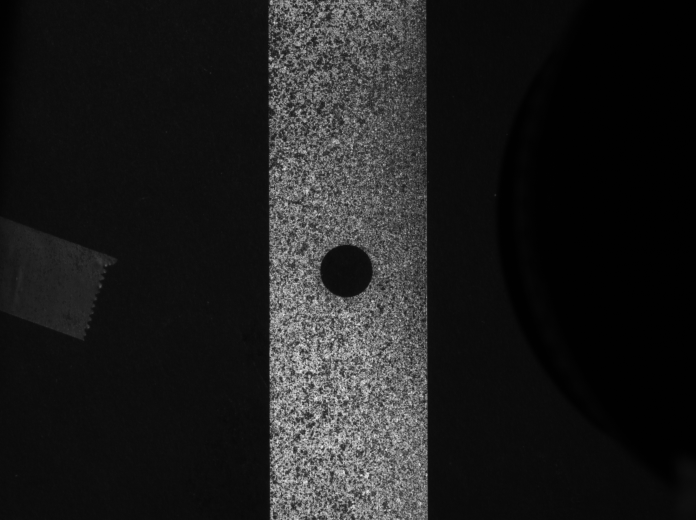
#> input picture data/dic_composite/zoom-0050_1.tif, 1392 x 1040 px (shown at 1/2 size)
$ python -i calibration.py   (imports and definitions only)
#> lines starting #> are read from the running program, lines starting #| are printed output that depends on the picture; after the words box and inside, x2 and y2 are one past the last pixel; in counts of white or black regions, pixels touching at a corner belong together
#> further down, picture is the input picture: shape (1040, 1392); min 0, max 255, mean 30
# -*- coding: utf-8 -*-
"""
Created on Thu May 30 08:50:27 2024

@author: passieux
"""

import cv2  # pip install opencv-python
import os
import numpy as np
import matplotlib.pyplot as plt
from matplotlib.patches import Rectangle
from datetime import datetime
import imageio
from scipy.spatial.transform import Rotation
from scipy.optimize import least_squares


# [71 lines left out: functions ProgressBar, Vects2Matrix, Matrix2Vects, InverseTransformation, ComposeTransformation, not called in this run]


# %%
# otherwise https://github.com/opencv/opencv/blob/4.x/doc/pattern_tools/gen_pattern.py


def BoardMask(gray):
    """
    Isolate the bright substrate of a calibration board (assumed to stand
    out as the largest bright connected region in the image) to restrict
    dot/marker detection to the board itself and reject background
    clutter (walls, fixed fiducials, hands, ...).

    Parameters
    ----------
    gray : NUMPY.ARRAY
        grayscale image

    Returns
    -------
    NUMPY.ARRAY (uint8)
        binary mask, same size as gray, 255 inside the board region

    """
    gray[0:100, :]=0
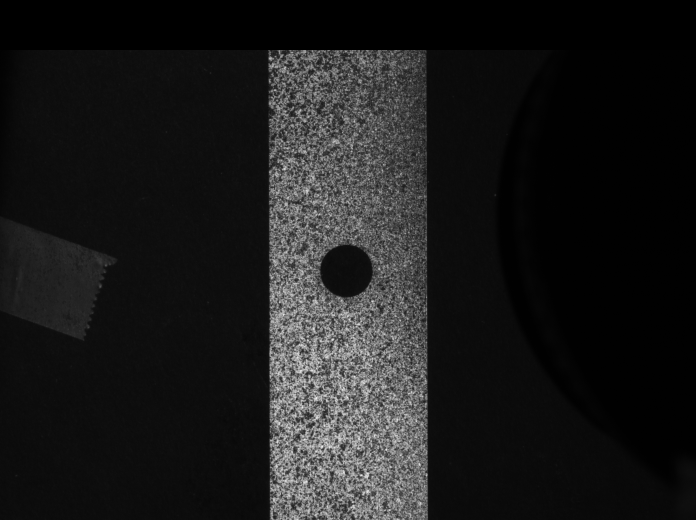
#> gray: shape (1040, 1392) (shown at 1/2 size); min 0, max 255, mean 27.4
    gray[:,gray.shape[1]-100:-1]=0
#> gray: shape (1040, 1392); 4.69% of pixels changed, all inside (x1, y1, x2, y2) = (1292, 100, 1391, 1040)
    gray[gray.shape[0]-100:-1,:]=0
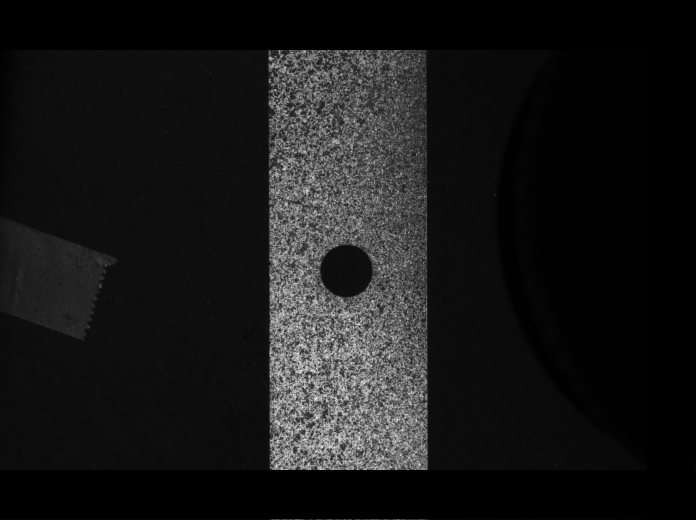
#> gray: shape (1040, 1392) (shown at 1/2 size); min 0, max 255, mean 24
    gray[:,0:100]=0
#> gray: shape (1040, 1392); 5.81% of pixels changed, all inside (x1, y1, x2, y2) = (0, 100, 100, 1040)
    _, th = cv2.threshold(gray, 200, 255, cv2.THRESH_BINARY)
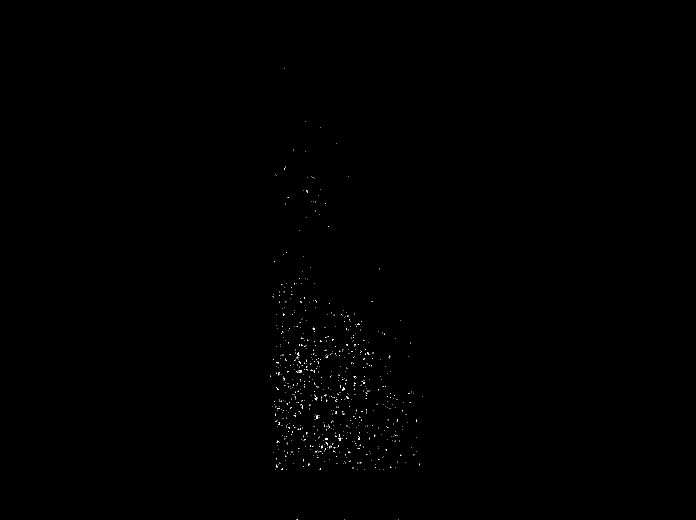
#> th: shape (1040, 1392) (shown at 1/2 size); 0.13% white in thin lines or dots, all inside (x1, y1, x2, y2) = (540, 137, 846, 1040)
    th = cv2.morphologyEx(th, cv2.MORPH_CLOSE, np.ones((15, 15), np.uint8))
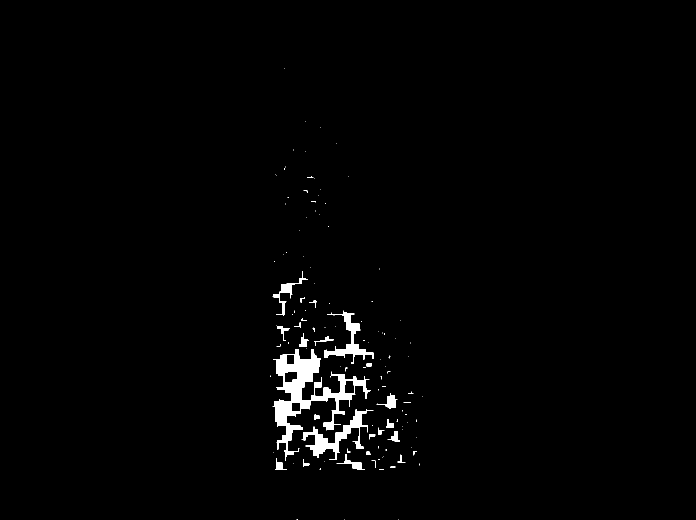
#> th: shape (1040, 1392) (shown at 1/2 size); 1.4% white; 120 white regions (93 under 20 px)
    contours, _ = cv2.findContours(th, cv2.RETR_EXTERNAL, cv2.CHAIN_APPROX_SIMPLE)
#> contours = 120 contours, 101 with area under 20; largest, box (x1, y1, x2, y2) and area: (545, 699, 742, 922) 11034, (603, 818, 747, 920) 2866, (648, 621, 747, 728) 1962, (545, 542, 616, 632) 626, (753, 786, 795, 818) 394
    if not contours:
        return np.full_like(gray, 255)
    c = max(contours, key=cv2.contourArea)
#> c = contour of 320 points, box (x1, y1, x2, y2) (545, 699, 742, 922), area 11034
    mask = np.zeros_like(gray)
    cv2.drawContours(mask, [c], -1, 255, -1)
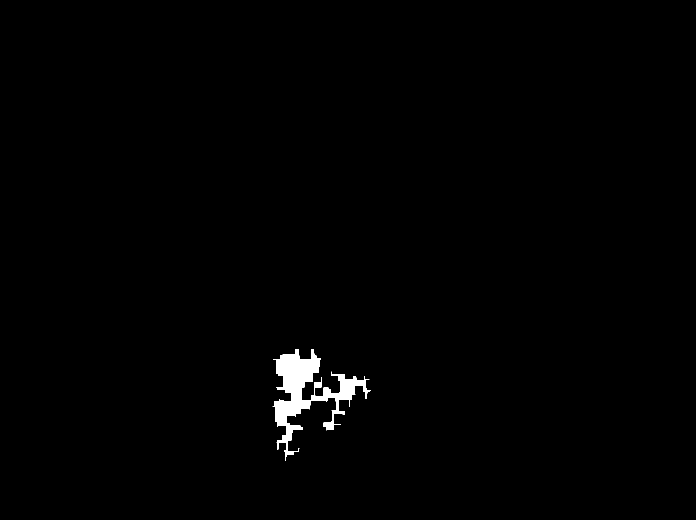
#> mask: shape (1040, 1392) (shown at 1/2 size); 0.82% white; 1 white region, box (x1, y1, x2, y2) and area: (545, 699, 742, 922) 11943
    return cv2.erode(mask, np.ones((15, 15), np.uint8))
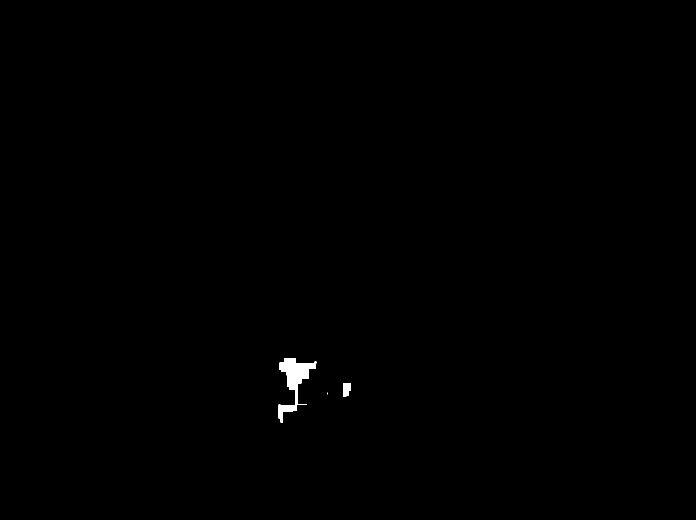
#> returned value: shape (1040, 1392) (shown at 1/2 size); 0.26% white; 3 white regions (1 under 20 px), largest, box (x1, y1, x2, y2) and area: (557, 716, 633, 845) 3446, (686, 766, 702, 793) 348


class Board():
    # [250 lines left out: functions __init__, GetObjPoints, Plot, SVGPrint, PlotLocalCoordinates, ImagesFromMovie and 1 more, not called in this run]


class Camera:
    # [549 lines left out: functions __init__, LoadImages, SortImageNames, Plot, GetImage, IdentifyMarkers and 9 more, not called in this run]

    def LoadDetectedPoints(self, filename):
        self.imgpoints = np.load(filename)['IP']
        self.img_frame_id = np.load(filename)['IF']

    # [171 lines left out: functions PlotLocalCoordinate_i, PlotLocalCoordinate, Calibrate, PlotParams, PlotParamsVIC, PlotProjErrors and 2 more, not called in this run]

    def LoadParams(self, filename):
        self.params = dict(np.load(filename))
        self.imgpoints = self.params['Imgpoints']

    # [14 lines left out: functions UndistortPoints, UndistortImage, not called in this run]
# %%


class StereoRig():
    # [246 lines left out: functions __init__, StereoCalibration, PlotParams, PlotParamsVIC, Triangulation, Projection and 4 more, not called in this run]

    def LoadParams(self, filename):
        self.params = dict(np.load(filename))

# %%


class MultiCameraSystem():
    # [311 lines left out: functions __init__, Triangulate, Project, SaveParams, CamerasFromVICFile, VICResultsReader and 1 more, not called in this run]

>>> import cv2
>>> picture = cv2.imread('../../data/dic_composite/zoom-0050_1.tif', cv2.IMREAD_GRAYSCALE)
>>> result = BoardMask(picture)
